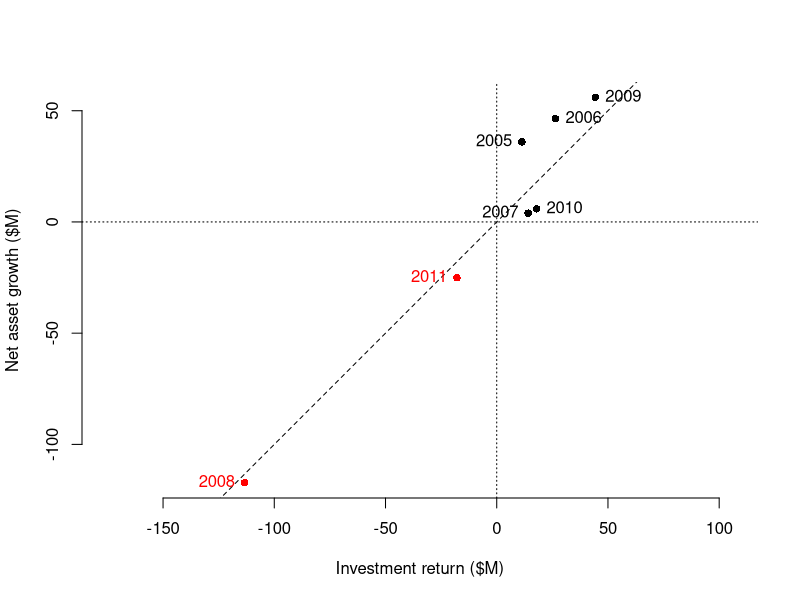
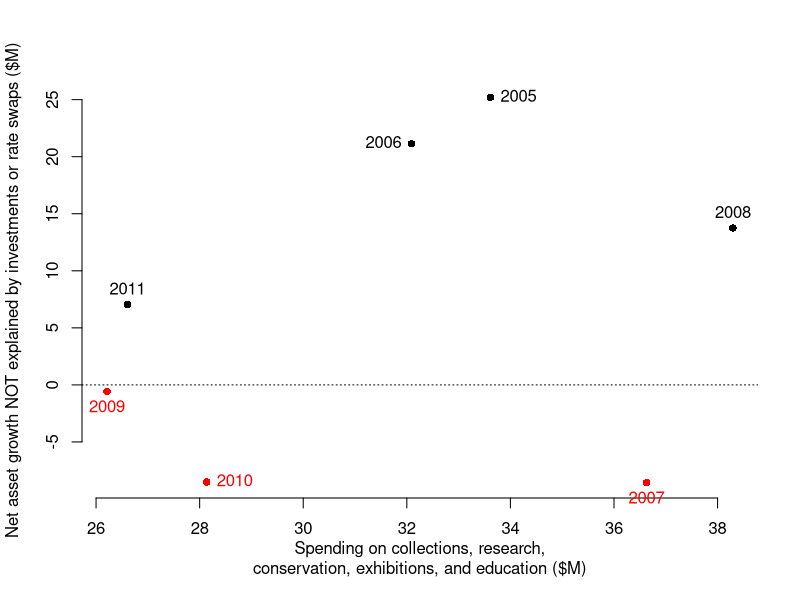
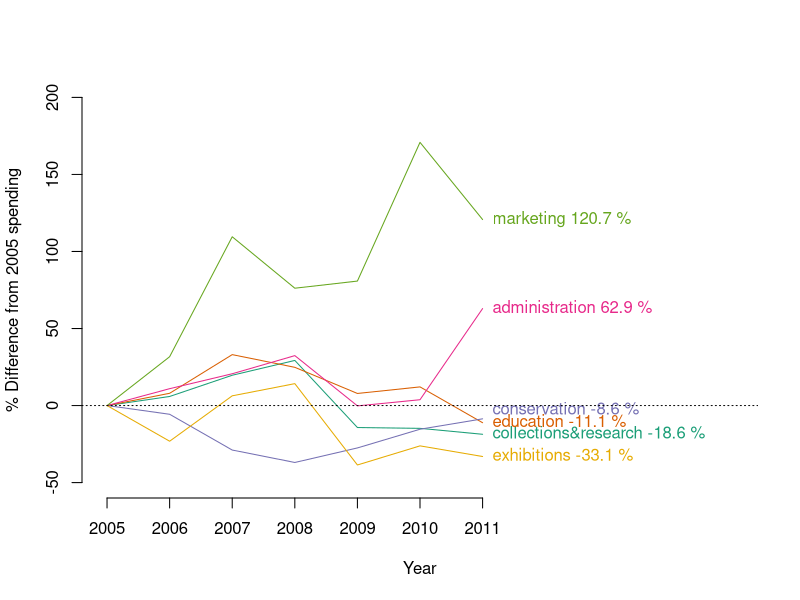
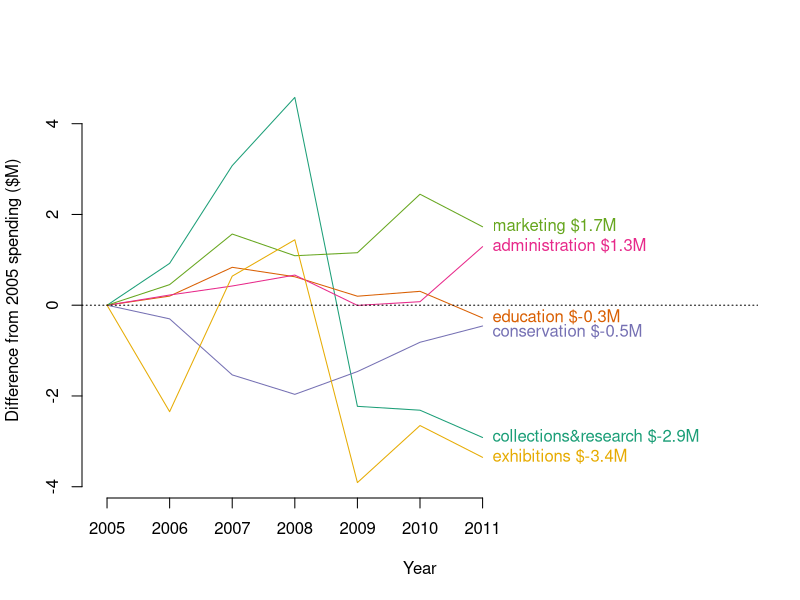
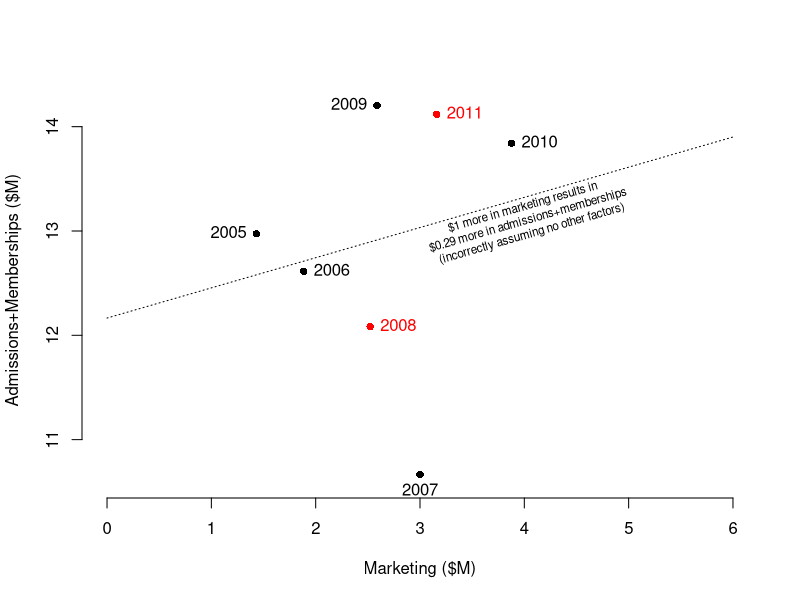

The R source for these figures, in order:
library(plotrix)
library(RColorBrewer)
data <- read.delim("FieldMuseum.txt", stringsAsFactors=FALSE)
money <- data[,which(grepl("X", names(data)))]
money <- apply(money, 2, as.numeric)
money <- data.frame(t(money))
colnames(money) <- data$ShortName

export.type <- "pdf"

SaveImage <- function(name, export.type) {
  if (export.type=="png") {
    png(file=paste(name, export.type, sep="."), width=580, height=580)
  }
  if (export.type=="pdf") {
    pdf(file=paste(name, export.type, sep="."), width=6, height=6)
    
  }
}

SaveImage("AssetsVsInvestment", export.type)
x <- money$investment_return/1e6
y <- (money$net_assets_ending-money$net_assets_beginning)/1e6
plot(x, y, bty="n", xlab="Investment return ($M)", ylab="Net asset growth ($M)", pch=16, asp=1, col=ifelse(y<0, "red", "black")) 
abline(h=0, lty="dotted")
abline(v=0, lty="dotted")
abline(a=0, b=1, lty="dashed")
thigmophobe.labels(x,y,money$year,col=ifelse(y<0, "red", "black")) 
dev.off()

SaveImage("GrowthResidualsVsMuseumResearchEtc", export.type)
x <- abs(money$collections_research + money$conservation + money$exhibitions + money$education)/1e6
y <- (money$net_assets_ending - money$net_assets_beginning - money$investment_return - money$rate_swaps)/1e6
plot(x, y, bty="n", xlab="Spending on collections, research,\nconservation, exhibitions, and education ($M)", ylab="Net asset growth NOT explained by investments or rate swaps ($M)", pch=16, col=ifelse(y<0, "red", "black"))
abline(h=0, lty="dotted")
thigmophobe.labels(x,y,money$year,col=ifelse(y<0, "red", "black")) 
dev.off()

DiffFromStart <- function(x) {
  x<-abs(x)
  return(x-x[1]) 
}

PercentDiffFromStart <- function(x) {
  x<-abs(x)
  return(100*(x-x[1])/x[1]) 
}


cols2plot<-c("collections_research", "education", "conservation", "administration", "marketing", "exhibitions")
mypalette<-brewer.pal(length(cols2plot),"Dark2")

SaveImage("PercentSpendingChange", export.type)
plot(x=c(2005, 2015), y=range(c(PercentDiffFromStart(money$exhibitions), PercentDiffFromStart(money$collections_research), PercentDiffFromStart(money$education), PercentDiffFromStart(money$conservation), PercentDiffFromStart(money$administration), PercentDiffFromStart(money$marketing))), ylim=c(-50, 200), xlab="Year", ylab="% Difference from 2005 spending", type="n", bty="n",xaxt="n")
axis(side=1, at=money$year, labels=money$year)

label.pos<-rep(NA, length(cols2plot))
label.text<-rep(NA, length(cols2plot))
for (col.index in sequence(length(cols2plot))) {
   y<-PercentDiffFromStart(money[,which(names(money)==cols2plot[col.index])])
   lines(money$year, y, col=mypalette[col.index])
   label.pos[col.index]<-y[length(y)]
   if(cols2plot[col.index]=="conservation") {
     label.pos[col.index]<-(-3)
   }
   label.text[col.index]<-paste(gsub("_","&",cols2plot[col.index]), round(y[length(y)],1), "%")
}
thigmophobe.labels(rep(max(money$year), length(cols2plot)), label.pos, labels=label.text, text.pos=4,  col=mypalette)
abline(h=0, lty="dotted")
dev.off()

SaveImage("MonetarySpendingChange", export.type)
plot(x=c(2005, 2015), y=range(c(DiffFromStart(money$exhibitions), DiffFromStart(money$collections_research), DiffFromStart(money$education), DiffFromStart(money$conservation), DiffFromStart(money$administration), DiffFromStart(money$marketing))/1e6), xlab="Year", ylab="Difference from 2005 spending ($M)", type="n", bty="n",xaxt="n")
axis(side=1, at=money$year, labels=money$year)

label.pos<-rep(NA, length(cols2plot))
label.text<-rep(NA, length(cols2plot))
for (col.index in sequence(length(cols2plot))) {
  y<-DiffFromStart(money[,which(names(money)==cols2plot[col.index])])/1e6
  lines(money$year, y, col=mypalette[col.index])
  label.pos[col.index]<-y[length(y)]
  label.text[col.index]<-paste(gsub("_","&",cols2plot[col.index]), " $", round(y[length(y)],1), "M", sep="")
  if(cols2plot[col.index]=="conservation") {
    label.pos[col.index]<-(-0.6)
  }
}
abline(h=0, lty="dotted")
thigmophobe.labels(rep(max(money$year), length(cols2plot)), label.pos, labels=label.text, text.pos=4,  col=mypalette)
dev.off()

SaveImage("MarketingImpact", export.type)
x<-abs(money$marketing)/1e6
y<-(money$admissions+money$memberships)/1e6
model<-lm(y~x)
plot(x, y, xlim=c(0,6), bty="n", pch=16, xlab="Marketing ($M)", ylab="Admissions+Memberships ($M)",col=ifelse((money$net_assets_ending-money$net_assets_beginning)<0, "red", "black"), asp=1)
thigmophobe.labels(x,y,money$year,col=ifelse((money$net_assets_ending-money$net_assets_beginning)<0, "red", "black"))
lines(x=c(0,6), y=predict(model, newdata=data.frame(x=c(0,6))), lty="dotted")
text(x=4, y=predict(model, newdata=data.frame(x=4)), labels=paste("$1 more in marketing results in \n$", round(model$coefficients[2], 2), " more in admissions+memberships\n(incorrectly assuming no other factors)", sep=""), srt=atan(model$coefficients[2])/pi*180.0, cex=0.7, pos=1)
dev.off()